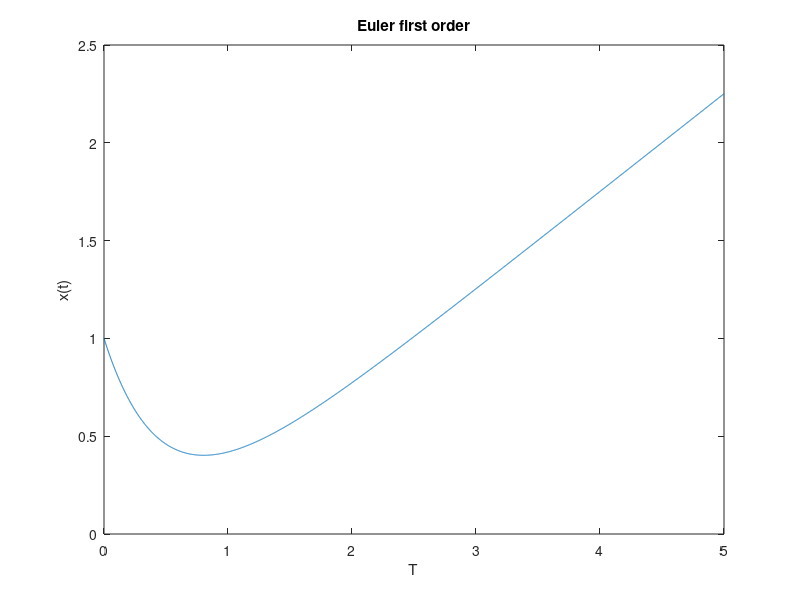

Here is the MATLAB script that generated this plot:

%Program to integrate the first order ODE  x`(t)=-2x(t)+t

%x(0)=1 as the initial condition

clear;

%ax`=bx+ct

a=1.;
b=-2.;
c=1.;

%initial and finall times 
tin=0.;
tmax=5.;

%number of time steps for descretisation
maxt = 3000;
dt= (tmax-tin)/maxt ;

%initial condition
x(1)= 1.;
t(1)=tin;

%time loop

for j=1:maxt;
    x(j+1)=x(j)+ dt * ((b*x(j)+c*(j)*dt)/a);
    t(j+1)=tin+j*dt;
end;

%figure
plot(t,x);
title('Euler first order');
xlabel('T');
ylabel('x(t)');


